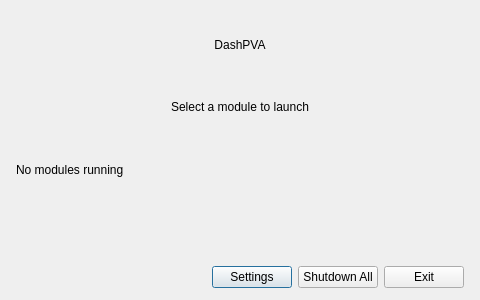
<?xml version="1.0" encoding="UTF-8"?>
<ui version="4.0">
 <class>DashPVALauncher</class>
 <widget class="QDialog" name="DashPVALauncher">
  <property name="geometry">
   <rect>
    <x>0</x>
    <y>0</y>
    <width>480</width>
    <height>300</height>
   </rect>
  </property>
  <property name="minimumSize">
   <size>
    <width>460</width>
    <height>0</height>
   </size>
  </property>
  <property name="windowTitle">
   <string>DashPVA Launcher</string>
  </property>
  <layout class="QVBoxLayout" name="verticalLayout">
   <property name="spacing">
    <number>6</number>
   </property>
   <property name="leftMargin">
    <number>16</number>
   </property>
   <property name="topMargin">
    <number>16</number>
   </property>
   <property name="rightMargin">
    <number>16</number>
   </property>
   <property name="bottomMargin">
    <number>12</number>
   </property>

   <item>
    <widget class="QLabel" name="lbl_header">
     <property name="text">
      <string>DashPVA</string>
     </property>
     <property name="alignment">
      <set>Qt::AlignCenter</set>
     </property>
    </widget>
   </item>

   <item>
    <widget class="QLabel" name="lbl_subtitle">
     <property name="text">
      <string>Select a module to launch</string>
     </property>
     <property name="alignment">
      <set>Qt::AlignCenter</set>
     </property>
    </widget>
   </item>

   <!-- Dynamic sections inserted here by _insert_registry_sections() -->

   <item>
    <widget class="QLabel" name="lbl_status">
     <property name="text">
      <string>No modules running</string>
     </property>
     <property name="alignment">
      <set>Qt::AlignLeading|Qt::AlignLeft|Qt::AlignVCenter</set>
     </property>
    </widget>
   </item>

   <item>
    <widget class="QLabel" name="lbl_info">
     <property name="text">
      <string></string>
     </property>
     <property name="wordWrap">
      <bool>true</bool>
     </property>
    </widget>
   </item>

   <item>
    <layout class="QHBoxLayout" name="horizontalLayout">
     <property name="spacing">
      <number>6</number>
     </property>
     <item>
      <spacer name="horizontalSpacer">
       <property name="orientation">
        <enum>Qt::Horizontal</enum>
       </property>
       <property name="sizeHint" stdset="0">
        <size>
         <width>40</width>
         <height>20</height>
        </size>
       </property>
      </spacer>
     </item>
     <item>
      <widget class="QPushButton" name="btn_settings">
       <property name="text">
        <string>Settings</string>
       </property>
      </widget>
     </item>
     <item>
      <widget class="QPushButton" name="btn_shutdown_all">
       <property name="toolTip">
        <string>Force stop all running modules</string>
       </property>
       <property name="text">
        <string>Shutdown All</string>
       </property>
      </widget>
     </item>
     <item>
      <widget class="QPushButton" name="btn_exit">
       <property name="text">
        <string>Exit</string>
       </property>
      </widget>
     </item>
    </layout>
   </item>

  </layout>
 </widget>
 <resources/>
 <connections/>
</ui>
